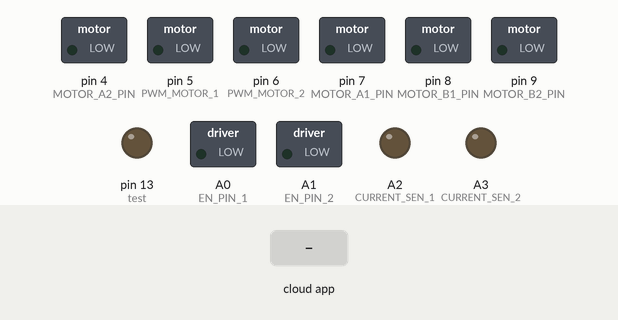
A sketch run on a simulated Arduino Uno, built with avr-gcc and run on an emulated ATmega328P. Parts: switched loads named in the sketch (green lamp = pin HIGH), output pins drawn as LEDs (lit = HIGH). The test bench sets the inputs (shaded band). The ROS host is connected and sends only what is stated.

Above: at 1.2 s.
1.3 s: the phone or cloud app sets linear.x to -100
At 2.0 s:
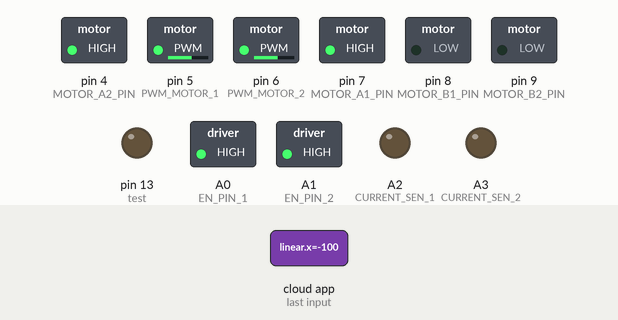
2.8 s: the phone or cloud app sets angular.z to -100
At 3.1 s:
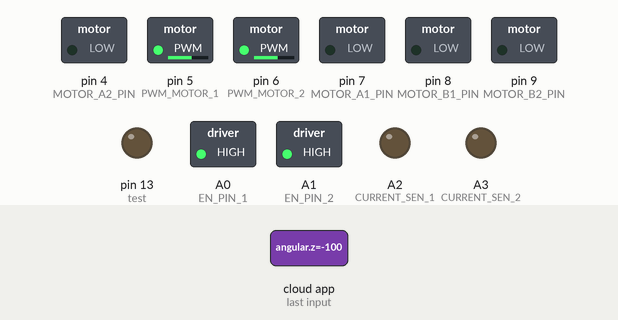
4.3 s: the phone or cloud app sets linear.x to 0
At 5.4 s:
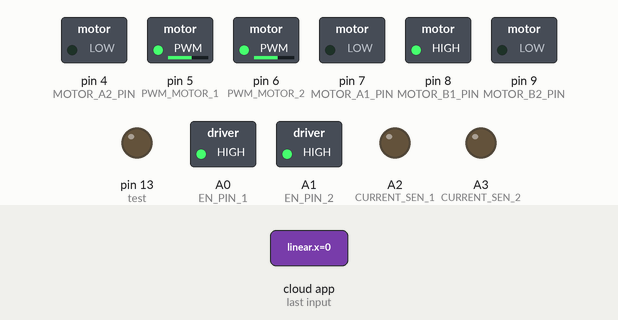
5.8 s: the phone or cloud app sets angular.z to 0
At 6.6 s:
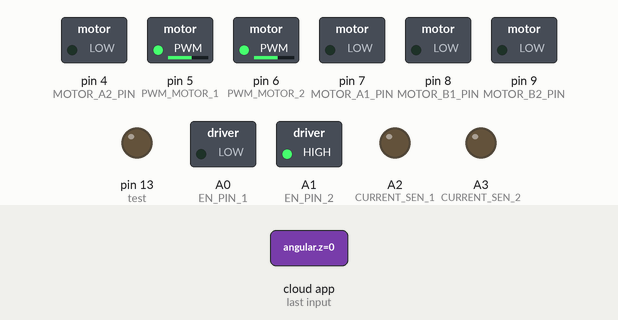
7.3 s: the phone or cloud app sets linear.x to 100
At 7.7 s:
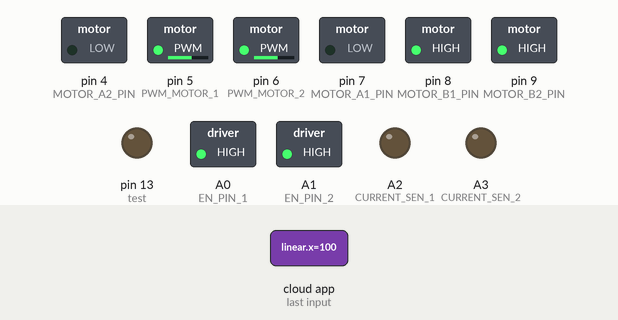
8.8 s: the phone or cloud app sets angular.z to 100
At 10.0 s:
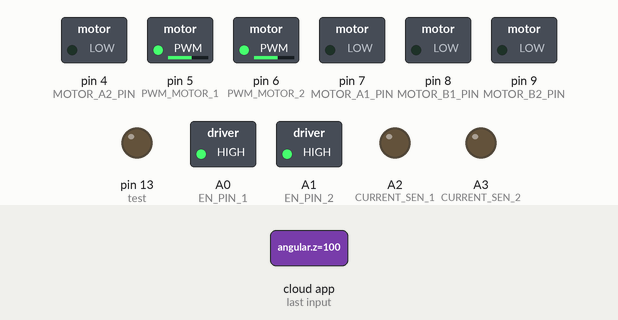
Timing chart, 0 to 11.3 s (numbered marks = the images above; inputs shaded):
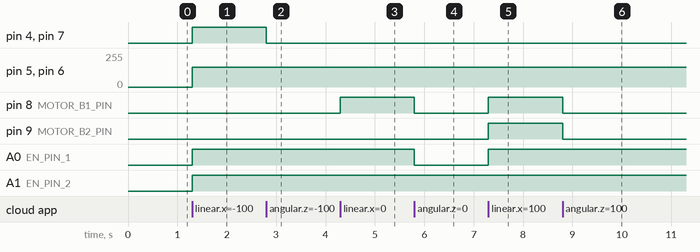

The sketch:

Motor_Shield_Arduino.ino
```cpp
#include <SoftwareSerial.h>
#include <ros.h>
#include <geometry_msgs/Twist.h>

#define BRAKE 0
#define CW    1
#define CCW   2
#define CS_THRESHOLD 15   // Definition of safety current (Check: "1.3 Monster Shield Example").

//MOTOR 1
#define MOTOR_A1_PIN 7
#define MOTOR_B1_PIN 8

//MOTOR 2
#define MOTOR_A2_PIN 4
#define MOTOR_B2_PIN 9

#define PWM_MOTOR_1 5
#define PWM_MOTOR_2 6

#define CURRENT_SEN_1 A2
#define CURRENT_SEN_2 A3

#define EN_PIN_1 A0
#define EN_PIN_2 A1

#define MOTOR_1 0
#define MOTOR_2 1

#define test 13

ros::NodeHandle node;
geometry_msgs::Twist msg;


void Stop()
{
  digitalWrite(MOTOR_A1_PIN, LOW);
  digitalWrite(MOTOR_B1_PIN, LOW);
  digitalWrite(MOTOR_A2_PIN, LOW);
  digitalWrite(MOTOR_B2_PIN, LOW);
}

void Right()
{
  digitalWrite(MOTOR_A1_PIN, LOW);
  digitalWrite(MOTOR_B1_PIN, HIGH);
  analogWrite(PWM_MOTOR_1, 150);
  digitalWrite(MOTOR_A2_PIN, LOW);
  digitalWrite(MOTOR_B2_PIN, LOW);
}

void Left()
{
  digitalWrite(MOTOR_A1_PIN, LOW);
  digitalWrite(MOTOR_B1_PIN, LOW);
  digitalWrite(MOTOR_A2_PIN, LOW);
  digitalWrite(MOTOR_B2_PIN, HIGH);
  analogWrite(PWM_MOTOR_2, 150);
}

void Reverse()
{
  digitalWrite(MOTOR_A1_PIN, HIGH);
  digitalWrite(MOTOR_B1_PIN, LOW);
  analogWrite(PWM_MOTOR_1, 150);
  digitalWrite(MOTOR_A2_PIN, HIGH);
  digitalWrite(MOTOR_B2_PIN, LOW);
  analogWrite(PWM_MOTOR_2, 150);
}

void Forward()
{
  digitalWrite(MOTOR_A1_PIN, LOW);
  digitalWrite(MOTOR_B1_PIN, HIGH);
  analogWrite(PWM_MOTOR_1, 150);
  digitalWrite(MOTOR_A2_PIN, LOW);
  digitalWrite(MOTOR_B2_PIN, HIGH);
  analogWrite(PWM_MOTOR_2, 150);
}

void roverCallBack(const geometry_msgs::Twist& cmd_vel)
{

  if(cmd_vel.linear.x > 0 && cmd_vel.angular.z == 0)
  {
    Forward(); //i
    analogWrite(EN_PIN_1, 255);
    analogWrite(EN_PIN_2, 255);
  }
  else
  {
    if(cmd_vel.linear.x == 0 && cmd_vel.angular.z > 0)
    {
      Left(); //j
      analogWrite(EN_PIN_1, 255);
      analogWrite(EN_PIN_2, 255);
    }
    else
    {
      if(cmd_vel.linear.x == 0 && cmd_vel.angular.z == 0)
      {
        Stop(); //k
        analogWrite(EN_PIN_1, 0);
      }
      else
      {
        if(cmd_vel.linear.x == 0 && cmd_vel.angular.z < 0)
        {
          Right(); //l
	  analogWrite(EN_PIN_1, 255);
	  analogWrite(EN_PIN_2, 255);
        }
        else
        {
          if(cmd_vel.linear.x < 0 && cmd_vel.angular.z == 0)
          {
            Reverse(); //,
            analogWrite(EN_PIN_1, 255);
            analogWrite(EN_PIN_2, 255);
          }
          else
          {
            Stop(); //default
          }
        }
      }
    }
  }
}

ros::Subscriber <geometry_msgs::Twist> sub("cmd_vel", roverCallBack);


void setup()
{
  node.initNode();
  node.subscribe(sub);

  pinMode(test, OUTPUT);

  pinMode(MOTOR_A1_PIN, OUTPUT);
  pinMode(MOTOR_B1_PIN, OUTPUT);

  pinMode(MOTOR_A2_PIN, OUTPUT);
  pinMode(MOTOR_B2_PIN, OUTPUT);

  pinMode(PWM_MOTOR_1, OUTPUT);
  pinMode(PWM_MOTOR_2, OUTPUT);

  pinMode(CURRENT_SEN_1, OUTPUT);
  pinMode(CURRENT_SEN_2, OUTPUT);

  pinMode(EN_PIN_1, OUTPUT);
  pinMode(EN_PIN_2, OUTPUT);

}

void loop()
{

  digitalWrite(test, LOW);

//  if(Serial.available())
//  {
//    BT1.print((char)Serial.read());
//  }
//  if(BT1.available())
//  {
//    Serial.print((char)BT1.read());
//  }

  node.spinOnce();
  delay(1);
}
```

Measured:
- after the input at 1.3 s, pin 4 (MOTOR_A2_PIN), pin 7 (MOTOR_A1_PIN), A0 (EN_PIN_1), A1 (EN_PIN_2): LOW → HIGH at once; pin 5 (PWM_MOTOR_1), pin 6 (PWM_MOTOR_2): 0/255 → 150/255 at once
- after the input at 2.8 s, pin 4 (MOTOR_A2_PIN), pin 7 (MOTOR_A1_PIN): HIGH → LOW at once
- after the input at 4.3 s, pin 8 (MOTOR_B1_PIN): LOW → HIGH at once
- after the input at 5.8 s, pin 8 (MOTOR_B1_PIN), A0 (EN_PIN_1): HIGH → LOW at once
- after the input at 7.3 s, pin 8 (MOTOR_B1_PIN), pin 9 (MOTOR_B2_PIN), A0 (EN_PIN_1): LOW → HIGH at once
- after the input at 8.8 s, pin 8 (MOTOR_B1_PIN), pin 9 (MOTOR_B2_PIN): HIGH → LOW at once
